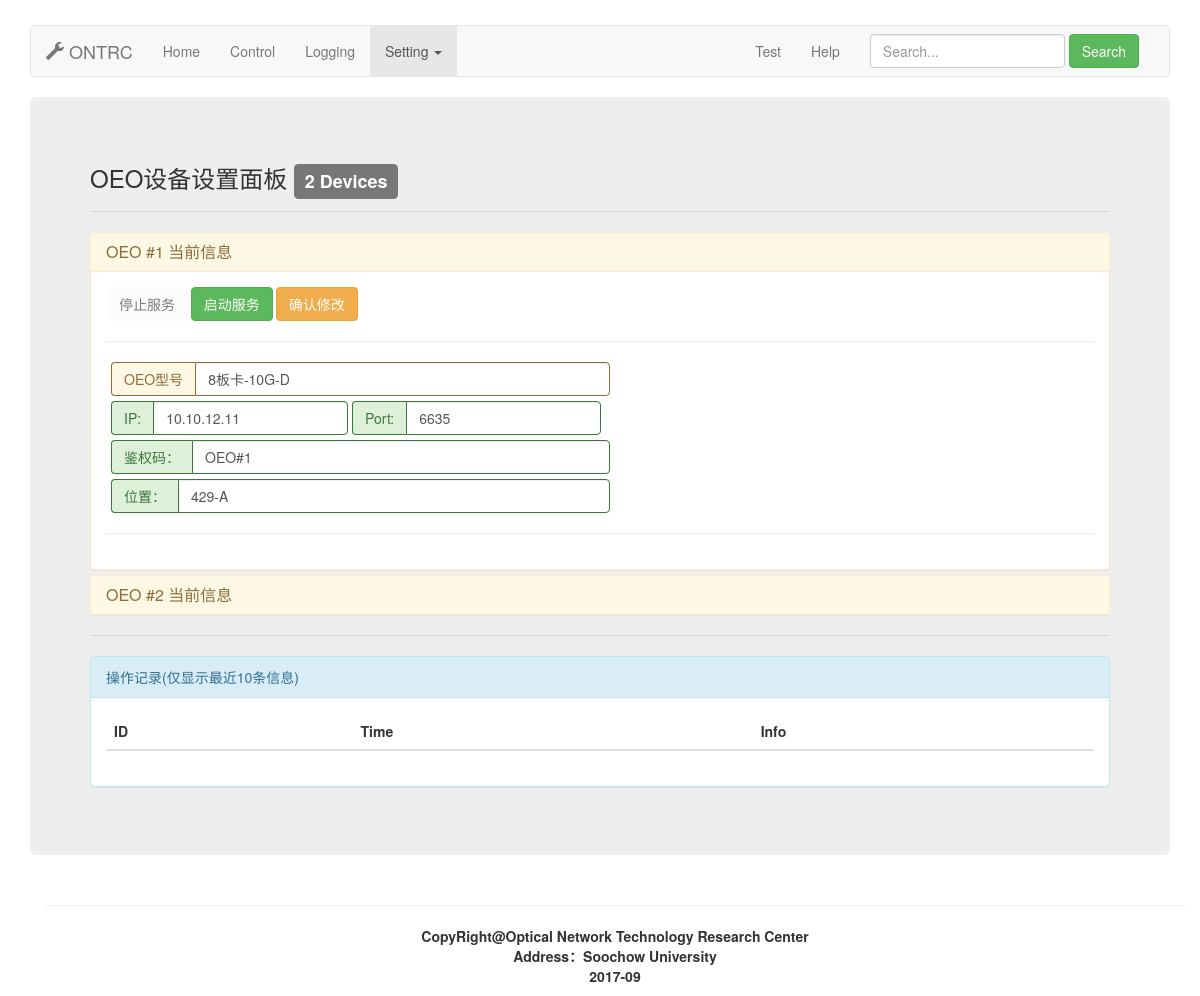
The app's page /oeosetting, older data.
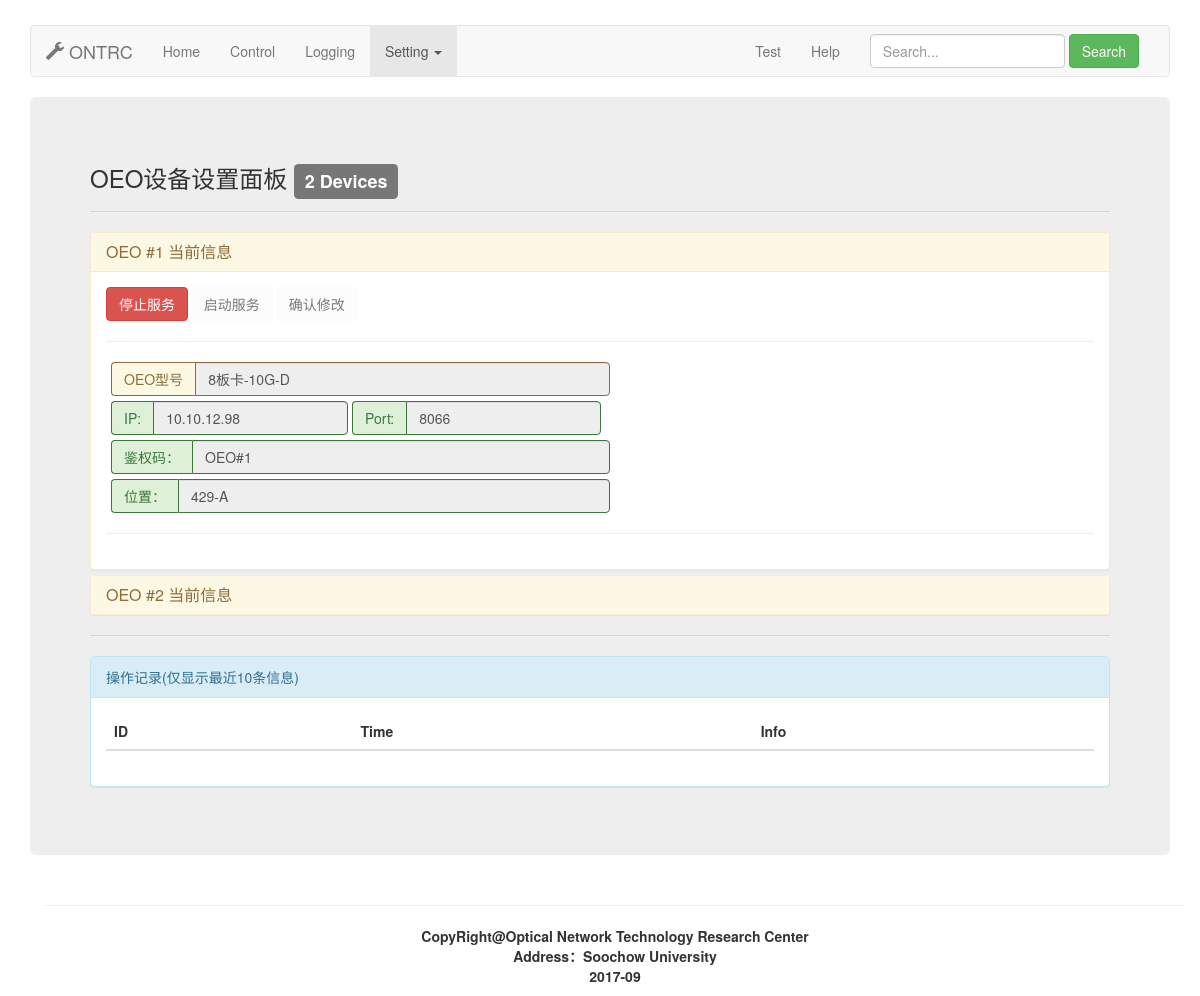
The same page, newer data.
### Show/models.py (models this page shows, shortened)
class oeoinfo(models.Model):
    oeotype = models.CharField(max_length=20)
    oeoip = models.CharField(max_length=20)
    oeoport = models.CharField(max_length=10)
    oeokey = models.CharField(max_length=20)
    oeoright = models.CharField(max_length=10)
    oeostate = models.CharField(max_length=10)
    oeolocation = models.CharField(max_length=20)

### Show/viewOEOsetting.py (the view)
# urls.py: url(r'^oeosetting',viewOEOsetting.oeosetting),
def oeosetting(req):
    oeoinfo1 = models.oeoinfo.objects.filter(id=1)
    oeoinfo2 = models.oeoinfo.objects.filter(id=2)
    return render(req,"OEOsetting.html",
                  {"oeoinfo1":oeoinfo1[0],"oeoinfo2":oeoinfo2[0]})

### templates/OEOsetting.html (shortened to what the changed rows need)
{% extends "base.html" %}
{% block MainContents %}
    <div class="panel-group" id="accordion" role="tablist" aria-multiselectable="true">
        <div class="panel panel-warning">
            <div id="collapseOne" class="panel-collapse collapse in" role="tabpanel"
                 aria-labelledby="headingOne">
                <div class="panel-body">
                    <div class="row">
                        <div class="col-md-1">
                            <button type="button" class="btn btn-danger"
                                    id="stopserver1" value="1">停止服务</button>
                        </div>
                        <div class="col-md-1">
                            <button type="button" class="btn"
                                    id="startserver1" value="1" disabled>启动服务</button>
                        </div>
                        <div class="col-md-1">
                            <button type="button" class="btn"
                                    id="comformchange1" value="1" disabled>确认修改</button>
                        </div>
                    </div>
                    <div class="row" style="margin-left: 5px; margin-bottom: 5px">
                        <div class="col-md-6 input-group has-warning">
                          <span class="input-group-addon">OEO型号</span>
                          <input type="text" class="form-control oeoinput1"
                                 value="{{ oeoinfo1.oeotype }}" id="oeotype1" disabled>
                        </div>
                    </div>
                    <form class="form-inline" style="margin-left: 5px; margin-bottom: 5px">
                        <div class="form-group">
                            <div class="input-group has-success">
                                <div class="input-group-addon">IP:</div>
                                <input type="text" class="form-control oeoinput1"
                                       value="{{ oeoinfo1.oeoip }}" id="oeoip1" disabled>
                            </div>
                        </div>
                        <div class="form-group">
                            <div class="input-group has-success">
                                <div class="input-group-addon">Port:</div>
                                <input type="text" class="form-control oeoinput1"
                                       value="{{ oeoinfo1.oeoport }}" id="oeoport1" disabled>
                            </div>
                        </div>
                    </form>
                    <div class="row" style="margin-left: 5px; margin-bottom: 5px">
                        <div class="col-md-6 input-group has-success">
                          <span class="input-group-addon">鉴权码：</span>
                          <input type="text" class="form-control oeoinput1"
                                 value="{{ oeoinfo1.oeokey }}" id="oeokey1" disabled>
                        </div>
                    </div>
                    <div class="row" style="margin-left: 5px; margin-bottom: 5px">
                        <div class="col-md-6 input-group has-success">
                          <span class="input-group-addon">位置：</span>
                          <input type="text" class="form-control oeoinput1"
                                 value="{{ oeoinfo1.oeolocation }}" id="oeolocation1" disabled>
                        </div>
                    </div>
                </div>
            </div>
        </div>
    </div>
    <div class="panel panel-info">
        <div class="panel-body">
            <table class="table table-striped table-hover">
                <thead> <tr>
                    <th>ID</th> <th>Time</th> <th>Info</th>
                </tr> </thead>
            </table>
        </div>
    </div>
{% endblock %}

Row changes from the older to the newer data that the page shows:
changed oeoinfo "8板卡-10G-D": oeoip "10.10.12.11" → "10.10.12.98"; oeoport "6635" → "8066"
